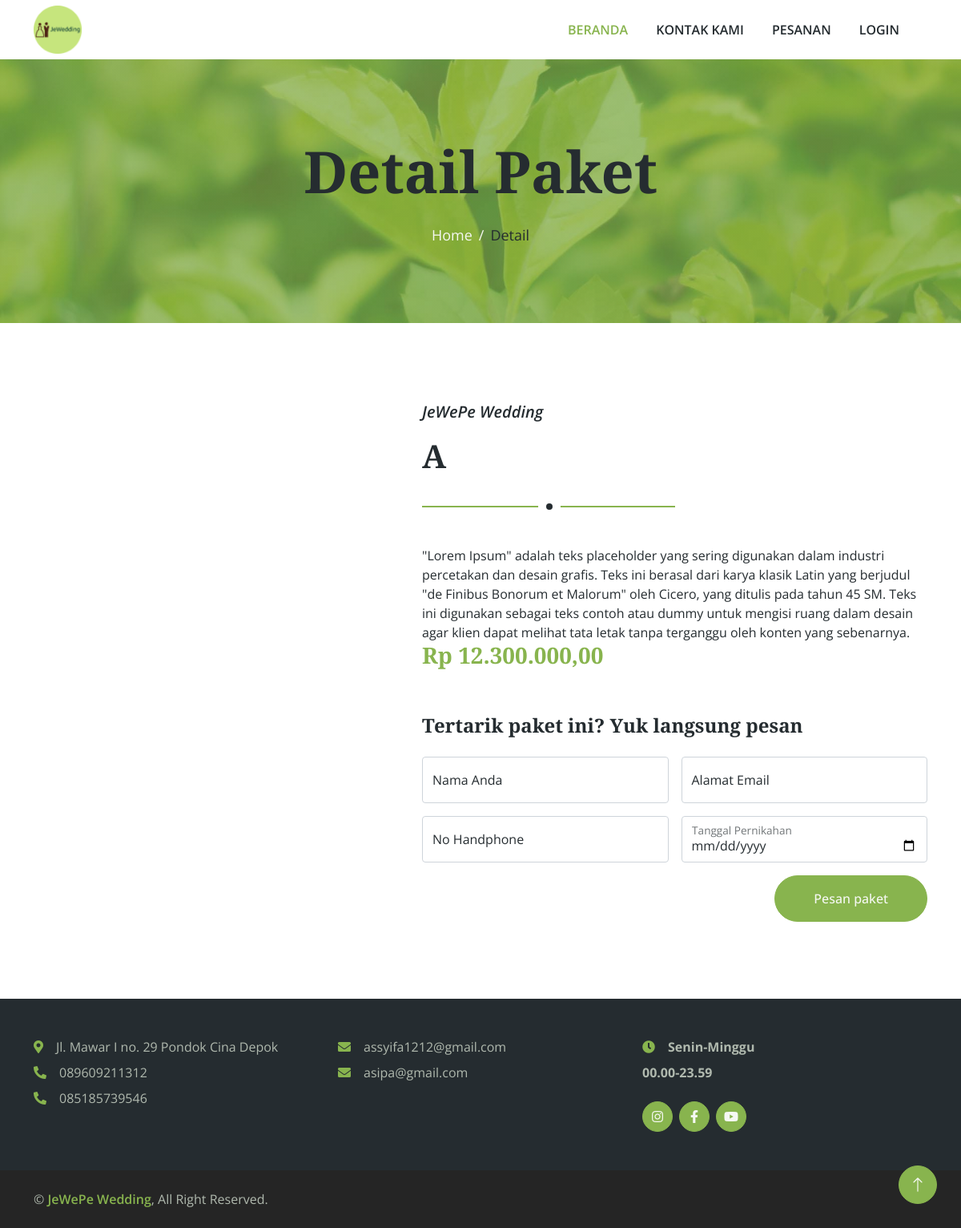
The page /jwp-wedding/Beranda/detail?id=1 on the database its author committed.
### tables this page shows
CREATE TABLE `tb_settings` (
  `id` int(2) NOT NULL,
  `website_name` varchar(255) NOT NULL,
  `phone_number1` varchar(15) NOT NULL,
  `phone_number2` varchar(15) NOT NULL,
  `email1` varchar(80) NOT NULL,
  `email2` varchar(80) NOT NULL,
  `address` text NOT NULL,
  `maps` text NOT NULL,
  `logo` varchar(80) NOT NULL,
  `facebook_url` varchar(255) NOT NULL,
  `instagram_url` varchar(255) NOT NULL,
  `youtube_url` varchar(255) NOT NULL,
  `header_bussines_hour` varchar(160) NOT NULL,
  `time_bussines_hour` text NOT NULL,
  `created_at` datetime NOT NULL,
  `updated_at` datetime DEFAULT NULL
);

CREATE TABLE `tb_catalogues` (
  `catalogue_id` int(11) NOT NULL,
  `image` varchar(100) NOT NULL,
  `package_name` varchar(255) NOT NULL,
  `description` text NOT NULL,
  `price` int(15) NOT NULL,
  `status_publish` enum('Y','N') NOT NULL,
  `user_id` int(5) NOT NULL,
  `created_at` datetime NOT NULL,
  `updated_at` datetime DEFAULT NULL
);

### jwp-wedding/application/controllers/Beranda.php (called while the page is built, shortened)
<?php
class Beranda extends CI_Controller {
    public function __construct() {
        $this->load->model('katalog_model');
        $this->load->model('pesanan_model');
        $this->load->helper('text');
        $this->load->model('settings_model');
    }
    public function detail()
    {
        if($this->input->get('id')){
            $cek_data = $this->katalog_model->get_katalog_by_id($this->input->get('id'))->num_rows();
            if($cek_data > 0){
                $data = array(
                    'title' => $this->settings_model->getSettings('1')->row()->website_name,
                    'page' => 'landing/detail',
                    'katalog' => $this->katalog_model->get_katalog_by_id($this->input->get('id'))->row(),
                    'getDataWeb' => $this->settings_model->getSettings('1')->row()
                );
                $this->load->view('landing/template/sites',$data);
            } else {
                $this->session->set_flashdata('message', '<div class="alert alert-warning alert-dismissible fade show" role="alert"><strong>Upss! </strong> Data tidak tersedia<i class="remove ti-close" data-dismiss="alert"></i></div>');
                redirect('/');
            }
        } else {
            redirect('/');
        }
    }
}

### jwp-wedding/index.php (called while the page is built, shortened)
<?php
require_once BASEPATH.'core/CodeIgniter.php';

### jwp-wedding/application/models/Settings_model.php (called while the page is built, shortened)
<?php if(!defined('BASEPATH')) exit('No direct script access allowed');
class Settings_model extends CI_Model {
    public function getSettings($id) {
        $this->db->select('*');
        $this->db->where('id', $id);
        $query = $this->db->get('tb_settings');
        return $query;
    }
}

### jwp-wedding/application/models/Katalog_model.php (called while the page is built, shortened)
<?php if(!defined('BASEPATH')) exit('No direct script access allowed');
class Katalog_model extends CI_Model {
    public function get_katalog_by_id($id) {
        $this->db->select('*');
        $this->db->from('tb_catalogues tbc');
        $this->db->join('tb_users tbu', 'tbu.user_id = tbc.user_id');
        $this->db->where('tbc.catalogue_id', $id);
        $query = $this->db->get();
        return $query;
    }
}

### jwp-wedding/application/views/landing/template/sites.php (the view, shortened to what this page needs)
<?php $url = $this->uri->segment(1); ?>
<!DOCTYPE html>
<html lang="en">
<head>
    <link href="https://cdnjs.cloudflare.com/ajax/libs/font-awesome/5.10.0/css/all.min.css" rel="stylesheet">
    <link href="https://cdn.jsdelivr.net/npm/bootstrap-icons@1.4.1/font/bootstrap-icons.css" rel="stylesheet">
    <link href="<?= base_url('assets/landing/') ?>lib/animate/animate.min.css" rel="stylesheet">
    <link href="<?= base_url('assets/landing/') ?>lib/owlcarousel/assets/owl.carousel.min.css" rel="stylesheet">
    <link href="<?= base_url('assets/landing/') ?>css/bootstrap.min.css" rel="stylesheet">
    <link href="<?= base_url('assets/landing/') ?>css/style.css" rel="stylesheet">
</head>
<body>
    <div class="container-fluid bg-white sticky-top">
        <div class="container">
            <nav class="navbar navbar-expand-lg bg-white navbar-light py-2 py-lg-0">
                <a href="" class="navbar-brand">
                    <img class="img-fluid" src="<?= base_url('assets/files/') . $getDataWeb->logo; ?>" alt="Logo">
                </a>
                <div class="collapse navbar-collapse" id="navbarCollapse">
                    <div class="navbar-nav ms-auto">
                        <a href="<?= base_url('') ?>" class="nav-item nav-link <?= ($url == '' || $url == 'Beranda') ? 'active' : ''; ?>">Beranda</a>
                        <a href="<?= base_url('Kontak') ?>" class="nav-item nav-link <?= ($url == 'Kontak') ? 'active' : ''; ?>">Kontak Kami</a>
                        <a href="<?= base_url('Pesanan') ?>" class="nav-item nav-link <?= ($url == 'Pesanan') ? 'active' : ''; ?>">Pesanan</a>
                        <a href="<?= base_url('Login') ?> " class="nav-item nav-link">Login</a>
                    </div>
                </div>
            </nav>
        </div>
    </div>
    <?php $this->load->view($page); ?>
    <div class="container-fluid bg-dark footer mt-5 py-8 wow fadeIn" data-wow-delay="0.1s">
        <div class="container py-5">
            <div class="row">
                <div class="col-lg-4 col-md-4">
                    <p class="mb-2"><i class="fa fa-map-marker-alt text-primary me-3"></i><?= $getDataWeb->address; ?></p>
                    <p class="mb-2"><i class="fa fa-phone-alt text-primary me-3"></i><?= $getDataWeb->phone_number1; ?></p>
                    <p class="mb-2"><i class="fa fa-phone-alt text-primary me-3"></i><?= $getDataWeb->phone_number2; ?></p>
                </div>
                <div class="col-lg-4 col-md-4">
                    <p class="mb-2"><i class="fa fa-envelope text-primary me-3"></i><?= $getDataWeb->email1; ?></p>
                    <p class="mb-2"><i class="fa fa-envelope text-primary me-3"></i><?= $getDataWeb->email2; ?></p>
                </div>
                <div class="col-lg-4 col-md-4">
                    <p class="mb-2"><i class="fa fa-clock text-primary me-3"></i><strong><?= $getDataWeb->header_bussines_hour; ?></strong></p>
                    <p class="mb-2"><strong><?= $getDataWeb->time_bussines_hour; ?></strong></p>
                    <div class="d-flex pt-3">
                        <a class="btn btn-square btn-primary rounded-circle me-2" href="<?= $getDataWeb->instagram_url; ?>"><i class="fab fa-instagram"></i></a>
                        <a class="btn btn-square btn-primary rounded-circle me-2" href="<?= $getDataWeb->facebook_url; ?>"><i class="fab fa-facebook-f"></i></a>
                        <a class="btn btn-square btn-primary rounded-circle me-2" href="<?= $getDataWeb->youtube_url; ?>"><i class="fab fa-youtube"></i></a>
                    </div>
                </div>
            </div>
        </div>
    </div>
    <div class="container-fluid copyright py-4">
        <div class="container">
            <div class="row">
                <div class="col-md-6 text-center text-md-start mb-3 mb-md-0">
                    &copy; <a class="fw-medium" href="#"><?= $getDataWeb->website_name; ?></a>, All Right Reserved.
                </div>
            </div>
        </div>
    </div>
    <a href="#" class="btn btn-lg btn-primary btn-lg-square rounded-circle back-to-top"><i class="bi bi-arrow-up"></i></a>
</body>
</html>

### jwp-wedding/application/views/landing/detail.php (shortened to what this page needs)
 <div class="container-fluid page-header py-5 mb-5 wow fadeIn" data-wow-delay="0.1s">
    <div class="container text-center py-5">
        <h1 class="display-2 text-dark mb-4 animated slideInDown">Detail Paket</h1>
        <nav aria-label="breadcrumb animated slideInDown">
            <ol class="breadcrumb justify-content-center mb-0">
                <li class="breadcrumb-item"><a href="<?= base_url('')?>">Home</a></li>
                <li class="breadcrumb-item text-dark" aria-current="page">Detail</li>
            </ol>
        </nav>
    </div>
</div>
<div class="container-xxl py-5">
    <div class="container">
        <div class="row g-5">
            <div class="col-lg-5 wow fadeIn" data-wow-delay="0.1s">
            </div>
            <div class="col-lg-7 wow fadeIn" data-wow-delay="0.5s">
                <div class="section-title">
                    <p class="fs-5 fw-medium fst-italic text-primary>"><?= $title ?></p>
                    <h1 class="display-6"><?= $katalog->package_name; ?></h1>
                </div>
                <?= $katalog->description; ?>
                <h3 class="text-primary">Rp <?= number_format($katalog->price, 2, ",", "."); ?></h3>
            </div>
            <div class="col-lg-7 ms-auto wow fadeInUp" data-wow-delay="0.1s">
                <h4 class="mb-4">Tertarik paket ini? Yuk langsung pesan</h4>
                <form action="<?= base_url('Beranda/pesan'); ?>" method="post">
                    <div class="row g-3">
                        <div class="col-md-6">
                            <div class="form-floating">
                                <input type="text" class="form-control" id="name" name="name" placeholder="Nama Anda" required>
                                <label for="name">Nama Anda</label>
                            </div>
                        </div>
                        <div class="col-md-6">
                            <div class="form-floating">
                                <input type="email" class="form-control" id="email" name="email" placeholder="Alamat Email" required>
                                <label for="email">Alamat Email</label>
                            </div>
                        </div>
                        <div class="col-md-6">
                            <div class="form-floating">
                                <input type="text" class="form-control" id="no_handphone" name="phone_number" placeholder="No Handphone" required>
                                <label for="no_handphone">No Handphone</label>
                            </div>
                        </div>
                        <div class="col-6">
                            <div class="form-floating">
                                <input type="date" class="form-control" id="subject" name="wedding_date" placeholder="Tanggal Pernikahan" required>
                                <label for="subject">Tanggal Pernikahan</label>
                            </div>
                        </div>
                        <div class="col-12 text-end">
                            <div class="form-floating">
                                <button class="btn btn-primary rounded-pill py-3 px-5" type="submit">Pesan paket</button>
                            </div>
                        </div>
                    </div>
                </form>
            </div>
        </div>
    </div>
</div>

### jwp-wedding/assets/landing/css/style.css (style rules this page uses)
:root { --primary: #88B44E; --secondary: #FB9F38; --light: #F5F8F2; --dark: #252C30; }
.back-to-top { position: fixed; display: none; right: 30px; bottom: 30px; z-index: 99; }
.fw-medium { font-weight: 600; }
.btn { transition: .5s; font-weight: 500; }
.btn-primary, .btn-outline-primary:hover { color: var(--light); }
.btn-square { width: 38px; height: 38px; }
.btn-lg-square { width: 48px; height: 48px; }
.btn-square, .btn-sm-square, .btn-lg-square { padding: 0; display: flex; align-items: center; justify-content: center; font-weight: normal; }
.sticky-top { top: -150px; transition: .5s; }
.navbar .navbar-brand { position: absolute; padding: 0; width: 170px; height: 135px; top: 0; left: 0; }
.navbar .navbar-nav .nav-link { margin-right: 35px; padding: 25px 0; color: var(--dark); font-weight: 600; text-transform: uppercase; outline: none; }
.navbar .navbar-nav .nav-link:hover, .navbar .navbar-nav .nav-link.active { color: var(--primary); }
.page-header { background: linear-gradient(rgba(136, 180, 78, .7), rgba(136, 180, 78, .7)), url(../img/carousel-1.jpg) center center no-repeat; background-size: cover; }
.page-header .breadcrumb-item+.breadcrumb-item::before { color: var(--light); }
.page-header .breadcrumb-item, .page-header .breadcrumb-item a { font-size: 18px; color: var(--light); }
.section-title { position: relative; margin-bottom: 3rem; padding-bottom: 2rem; }
.section-title::before { position: absolute; content: ""; width: 50%; height: 2px; bottom: 0; left: 0; background: var(--primary); }
.section-title::after { position: absolute; content: ""; width: 28px; height: 28px; bottom: -13px; left: calc(25% - 13px); background: var(--dark); border: 10px solid #FFFFFF; border-radius: 28px; }
.footer { color: #B0B9AE; }
.copyright { color: #B0B9AE; }
.copyright { background: #252525; }

### jwp-wedding/application/views/landing/template/sites.php (style rules this page uses)
.navbar-brand { align-items: center; }
.navbar-brand img { max-width: 60px; height: auto; margin-top: 7px; }

### rows shown on the page
tb_settings: logo (picture), address "Jl. Mawar I no. 29 Pondok Cina Depok", phone_number1 "089609211312", phone_number2 "085185739546", email1 "assyifa1212@gmail.com", email2 "asipa@gmail.com", header_bussines_hour "Senin-Minggu", time_bussines_hour "00.00-23.59", website_name "JeWePe Wedding"
tb_catalogues: package_name "A", description "\"Lorem Ipsum\" adalah teks placeholder yang sering digunakan dalam industri percetakan dan desain grafis. Teks ini berasal dari karya klasik Latin yang berjudul \"de Finibus Bonorum et Malorum\" oleh Cicero, yang ditulis pada tahun 45 SM. Teks ini digunakan sebagai teks contoh atau dummy untuk mengisi ruang dalam desain agar klien dapat melihat tata letak tanpa terganggu oleh konten yang sebenarnya.", price "12.300.000,00"

### other values the page prints
$title "JeWePe Wedding"
